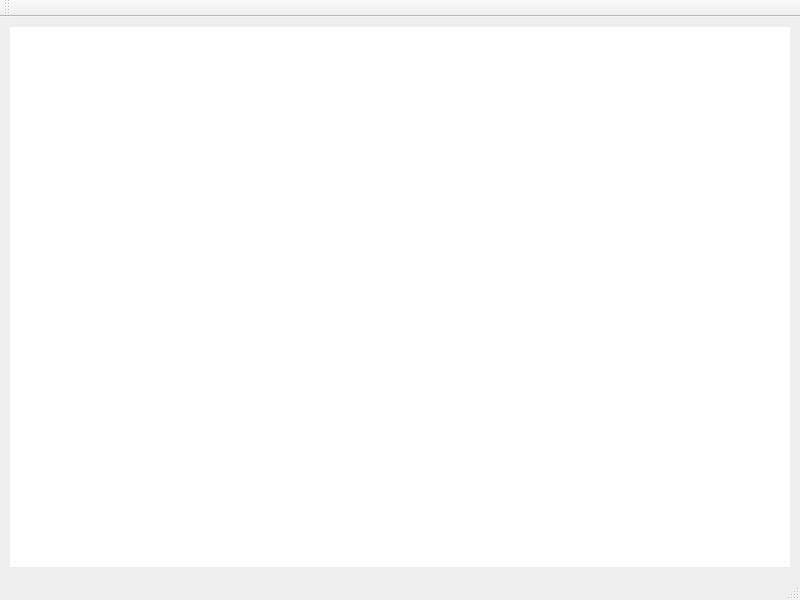
<?xml version="1.0" encoding="UTF-8"?>
<ui version="4.0">
 <class>TextEditor</class>
 <widget class="QMainWindow" name="TextEditor">
  <property name="geometry">
   <rect>
    <x>0</x>
    <y>0</y>
    <width>800</width>
    <height>600</height>
   </rect>
  </property>
  <property name="windowTitle">
   <string>MainWindow</string>
  </property>
  <widget class="QWidget" name="centralwidget">
   <widget class="QTextBrowser" name="textBrowser">
    <property name="geometry">
     <rect>
      <x>10</x>
      <y>10</y>
      <width>780</width>
      <height>540</height>
     </rect>
    </property>
    <property name="frameShape">
     <enum>QFrame::NoFrame</enum>
    </property>
    <property name="readOnly">
     <bool>false</bool>
    </property>
   </widget>
  </widget>
  <widget class="QMenuBar" name="menubar">
   <property name="geometry">
    <rect>
     <x>0</x>
     <y>0</y>
     <width>800</width>
     <height>21</height>
    </rect>
   </property>
  </widget>
  <widget class="QStatusBar" name="statusbar"/>
  <widget class="QToolBar" name="toolBar">
   <property name="windowTitle">
    <string>toolBar</string>
   </property>
   <attribute name="toolBarArea">
    <enum>TopToolBarArea</enum>
   </attribute>
   <attribute name="toolBarBreak">
    <bool>false</bool>
   </attribute>
  </widget>
 </widget>
 <resources/>
 <connections/>
</ui>
